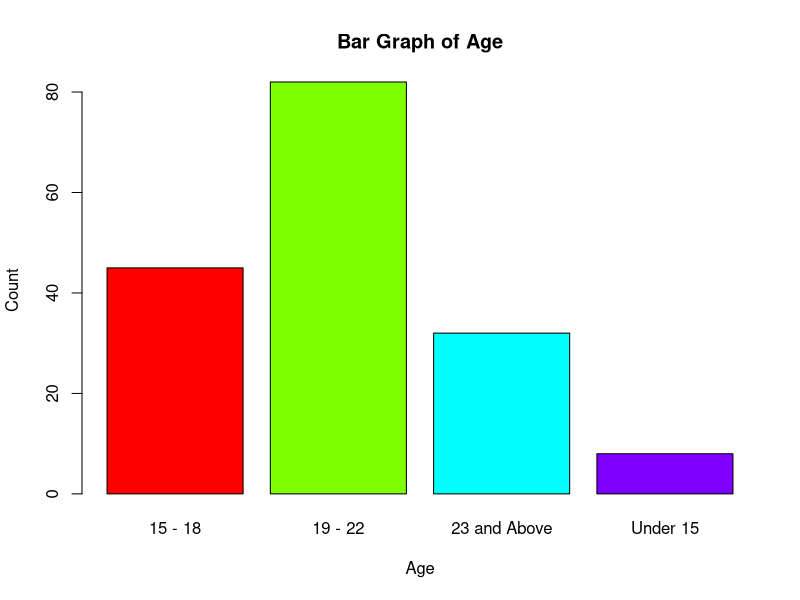
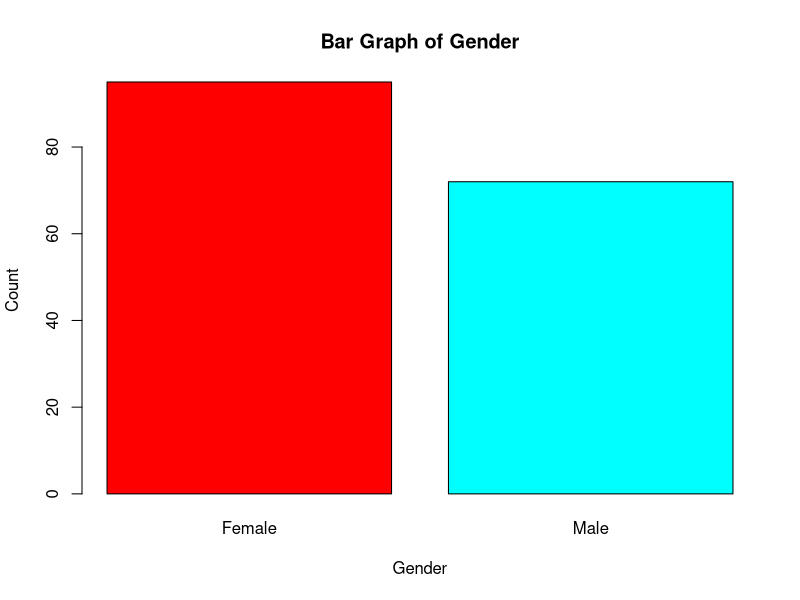
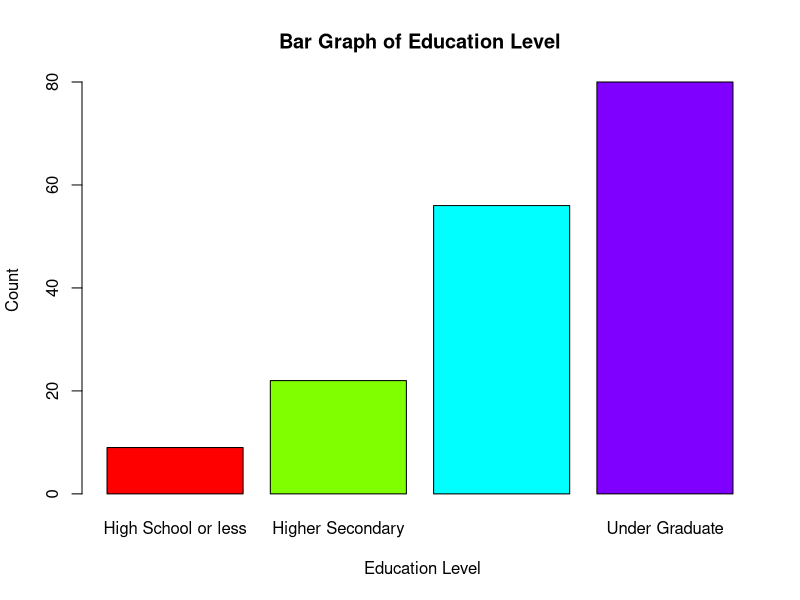
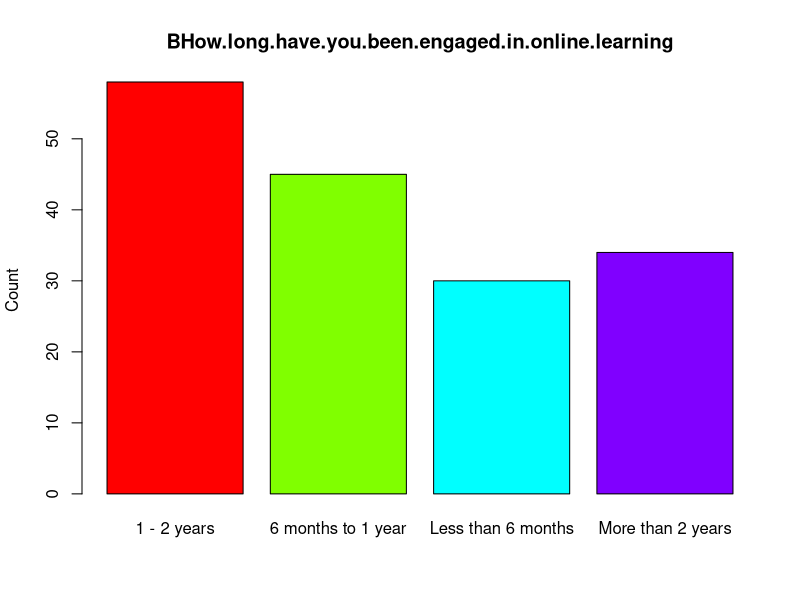

Write R code to recreate these figures, in order.
data = read.csv("Impact of Online Learning on Student Engagement and Performance .csv")
#print(getwd())
#setwd("/Users/aaron/Desktop/Sem2-R-Lab/Impact of Online Learning on Student Engagement and Performance")
db=data
data$Gender
str(db$Age)
#Age
barplot(table(db$Age),
        main = "Bar Graph of Age",
        xlab = "Age",
        ylab = "Count",
        col = rainbow(length(unique(db$Age))))
#Gender
barplot(table(db$Gender),
        main = "Bar Graph of Gender",
        xlab = "Gender",
        ylab = "Count",
        col = rainbow(length(unique(db$Gender))))
#Education Level
barplot(table(db$Education.Level),
        main = "Bar Graph of Education Level",
        xlab = " Education Level",
        ylab = "Count",
        col = rainbow(length(unique(db$Education.Level))))
#How long have you been engaged in online learning?
barplot(table(db$How.long.have.you.been.engaged.in.online.learning.),
        main = "BHow.long.have.you.been.engaged.in.online.learning",
        xlab = "",
        ylab = "Count",
        col = rainbow(length(unique(db$How.long.have.you.been.engaged.in.online.learning.))))

